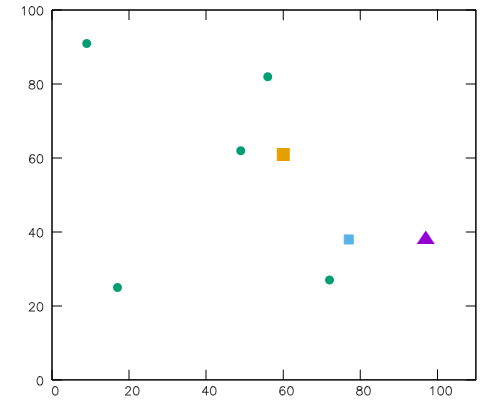

The script that drew this image:
set xrange [0:110]
set yrange [0:100]

plot '-' with points pt 9 ps 1.5 notitle, \
     '-' with points pt 7 ps 1.5 notitle, \
     '-' with points pt 5 ps 1.5 notitle, \
     '-' with points pt 5 ps 2.0 notitle, \
     '-' with points pt 5 ps 2.5 notitle

97 38 # SRC
e
49 62 # T1
17 25 # T2
56 82 # T3
72 27 # T4
9 91  # T5
e
77 38 # B2
e
60 61 # B1
e
e
